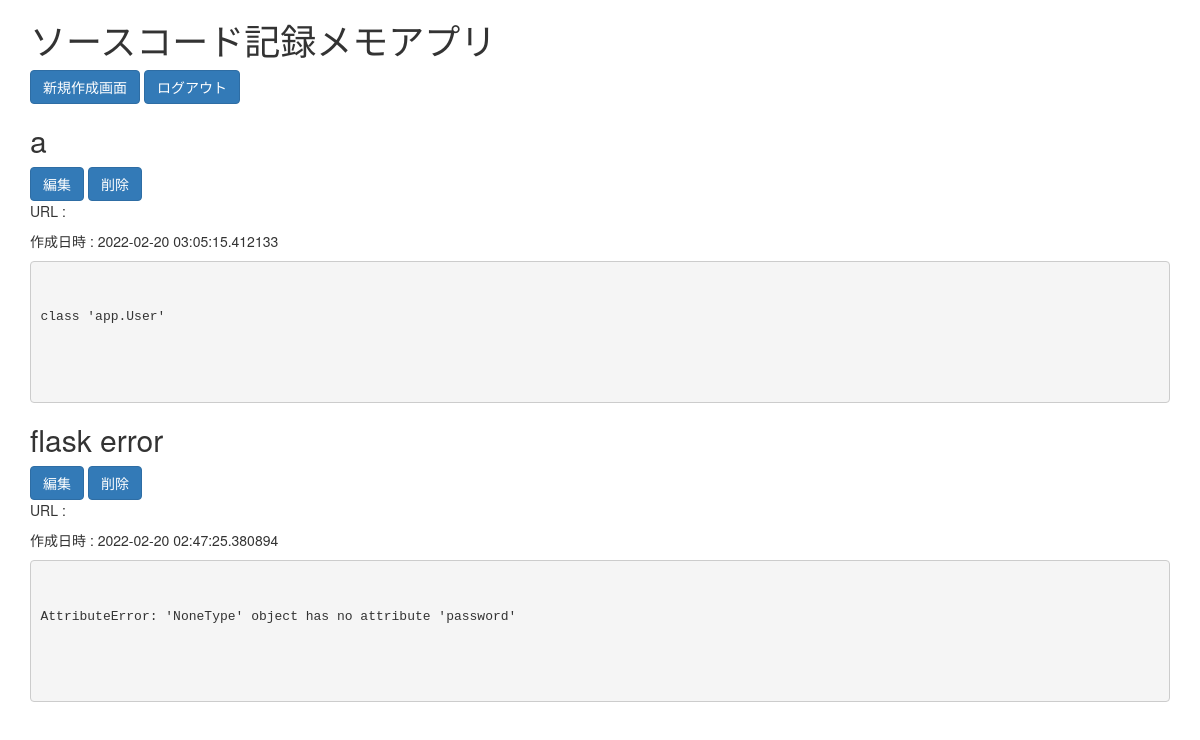
Page / (signed in) on the earlier database version.
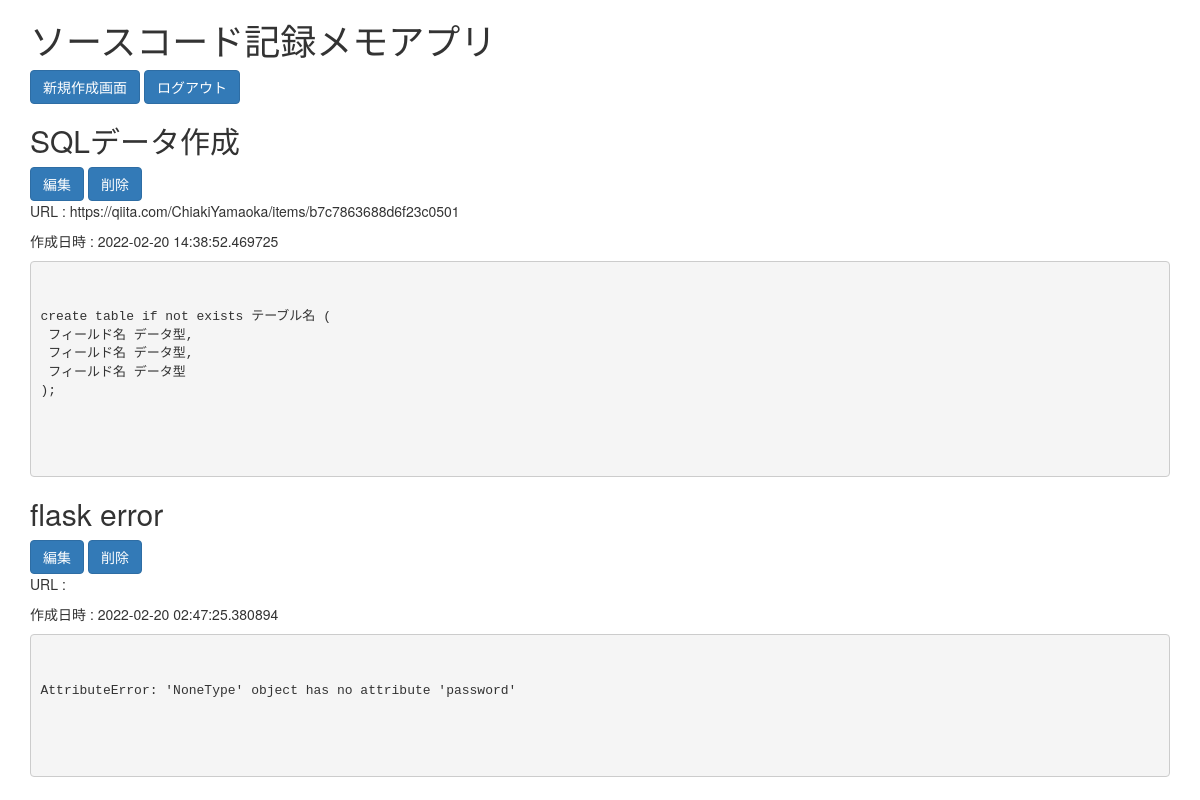
Same page on the later database version.
### app.py (models this page shows)
class Post(db.Model): #データベース定義
    id = db.Column(db.Integer, primary_key=True)
    title = db.Column(db.String(50), nullable=False)
    url = db.Column(db.String(100), nullable=True)
    body = db.Column(db.String(500), nullable=False)
    created_at = db.Column(db.DateTime, nullable=False, default=datetime.now(pytz.timezone('Asia/Tokyo')))

### app.py (the view)
@app.route("/", methods=["GET", "POST"])
@login_required #デコレータ追加
def index():
    if request.method == "GET":
        posts = Post.query.all() #Post内の全てのデータをリスト形式で取得
    return render_template("index.html", posts=posts)

### app.py (called while the page is built)
@login_manager.user_loader
def load_user(user_id): #セッション情報取得
    return User.query.get(int(user_id))

### templates/index.html (shortened to what this page needs)
{% extends "bootstrap/base.html" %}
{% block content %}
    <div class="container">
        <h1>ソースコード記録メモアプリ</h1>
        <a class="btn btn-primary" href="/create" role="button">新規作成画面</a>
        <a class="btn btn-primary" href="/logout" role="button">ログアウト</a>
        {% for post in posts[::-1] %}
        <article>
            <h2>{{ post.title }}</h2>
            <a class="btn btn-primary" href="/{{post.id}}/update" role="button">編集</a>
            <a class="btn btn-primary" href="/{{post.id}}/delete" role="button">削除</a>
            <p>URL : {{ post.url }}</p>
            <p>作成日時 : {{ post.created_at }}</p>
            <pre>
            <code>
                <p>{{ post.body }}</p>
            </code>
            </pre>
        </article>
        {% endfor %}
    </div>
{% endblock %}

Differences in the rows shown:
removed Post: title "a", created_at "2022-02-20 03:05:15.412133", body "class 'app.User'"
added Post: title "SQLデータ作成", url "https://qiita.com/ChiakiYamaoka/items/b7c7863688d6f23c0501", created_at "2022-02-20 14:38:52.469725", body "create table if not exists テーブル名 ( フィールド名 データ型, フィールド名 データ型, フィールド名 データ型 );"
